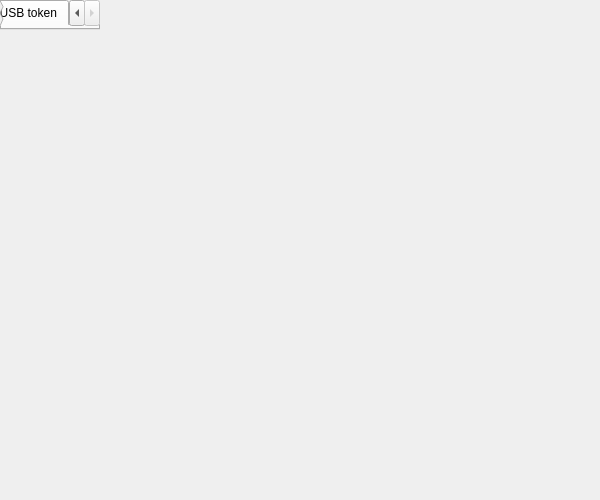
<?xml version="1.0" encoding="UTF-8"?>
<ui version="4.0">
 <class>MainWindow</class>
 <widget class="QMainWindow" name="MainWindow">
  <property name="geometry">
   <rect>
    <x>0</x>
    <y>0</y>
    <width>600</width>
    <height>500</height>
   </rect>
  </property>
  <property name="minimumSize">
   <size>
    <width>600</width>
    <height>500</height>
   </size>
  </property>
  <property name="maximumSize">
   <size>
    <width>600</width>
    <height>500</height>
   </size>
  </property>
  <property name="windowTitle">
   <string>Viettel - CA Customer Information Tool v1.0</string>
  </property>
  <widget class="QTabWidget" name="tabWidget">
   <property name="currentIndex">
    <number>1</number>
   </property>
   <widget class="QWidget" name="tab_CreateRequestOpenToken">
    <attribute name="title">
     <string>Tạo yêu cầu mở khóa trên USB token</string>
    </attribute>
    <widget class="QLabel" name="label_CreateRequest">
     <property name="geometry">
      <rect>
       <x>170</x>
       <y>70</y>
       <width>301</width>
       <height>20</height>
      </rect>
     </property>
     <property name="text">
      <string>&lt;html&gt;&lt;head/&gt;&lt;body&gt;&lt;p&gt;&lt;span style=&quot; font-size:12pt; font-weight:600; color:#00918c;&quot;&gt;Tạo Yêu Cầu Mở Khóa USB Token &lt;/span&gt;&lt;/p&gt;&lt;/body&gt;&lt;/html&gt;</string>
     </property>
    </widget>
    <widget class="QLineEdit" name="lineEdit_SerialNumber">
     <property name="geometry">
      <rect>
       <x>250</x>
       <y>140</y>
       <width>291</width>
       <height>22</height>
      </rect>
     </property>
    </widget>
    <widget class="QLabel" name="label_SerialNumberUSB">
     <property name="geometry">
      <rect>
       <x>100</x>
       <y>140</y>
       <width>121</width>
       <height>20</height>
      </rect>
     </property>
     <property name="text">
      <string>&lt;html&gt;&lt;head/&gt;&lt;body&gt;&lt;p align=&quot;right&quot;&gt;Serial Number USB&lt;/p&gt;&lt;/body&gt;&lt;/html&gt;</string>
     </property>
    </widget>
    <widget class="QLabel" name="label_HaveSNU">
     <property name="geometry">
      <rect>
       <x>230</x>
       <y>140</y>
       <width>16</width>
       <height>16</height>
      </rect>
     </property>
     <property name="text">
      <string>&lt;html&gt;&lt;head/&gt;&lt;body&gt;&lt;p&gt;&lt;span style=&quot; font-weight:600; color:#ff0000;&quot;&gt;*&lt;/span&gt;&lt;/p&gt;&lt;/body&gt;&lt;/html&gt;</string>
     </property>
    </widget>
    <widget class="QLabel" name="label_HaveType">
     <property name="geometry">
      <rect>
       <x>230</x>
       <y>180</y>
       <width>16</width>
       <height>16</height>
      </rect>
     </property>
     <property name="text">
      <string>&lt;html&gt;&lt;head/&gt;&lt;body&gt;&lt;p&gt;&lt;span style=&quot; font-weight:600; color:#ff0000;&quot;&gt;*&lt;/span&gt;&lt;/p&gt;&lt;/body&gt;&lt;/html&gt;</string>
     </property>
    </widget>
    <widget class="QLabel" name="label_CustomerType">
     <property name="geometry">
      <rect>
       <x>150</x>
       <y>180</y>
       <width>71</width>
       <height>20</height>
      </rect>
     </property>
     <property name="text">
      <string>&lt;html&gt;&lt;head/&gt;&lt;body&gt;&lt;p align=&quot;right&quot;&gt;Đối Tượng&lt;/p&gt;&lt;/body&gt;&lt;/html&gt;</string>
     </property>
    </widget>
    <widget class="QRadioButton" name="radioButton_Personal">
     <property name="geometry">
      <rect>
       <x>360</x>
       <y>180</y>
       <width>100</width>
       <height>20</height>
      </rect>
     </property>
     <property name="layoutDirection">
      <enum>Qt::LeftToRight</enum>
     </property>
     <property name="text">
      <string>Cá Nhân</string>
     </property>
    </widget>
    <widget class="QRadioButton" name="radioButton_Organ">
     <property name="geometry">
      <rect>
       <x>250</x>
       <y>180</y>
       <width>100</width>
       <height>20</height>
      </rect>
     </property>
     <property name="layoutDirection">
      <enum>Qt::LeftToRight</enum>
     </property>
     <property name="text">
      <string>Tổ Chức</string>
     </property>
    </widget>
    <widget class="QLabel" name="label_HavePTaxNumber">
     <property name="geometry">
      <rect>
       <x>230</x>
       <y>220</y>
       <width>16</width>
       <height>16</height>
      </rect>
     </property>
     <property name="text">
      <string>&lt;html&gt;&lt;head/&gt;&lt;body&gt;&lt;p&gt;&lt;span style=&quot; font-weight:600; color:#ff0000;&quot;&gt;*&lt;/span&gt;&lt;/p&gt;&lt;/body&gt;&lt;/html&gt;</string>
     </property>
    </widget>
    <widget class="QLabel" name="label_PTaxNumber">
     <property name="geometry">
      <rect>
       <x>150</x>
       <y>220</y>
       <width>71</width>
       <height>20</height>
      </rect>
     </property>
     <property name="text">
      <string>Mã Số Thuế</string>
     </property>
    </widget>
    <widget class="QLineEdit" name="lineEdit_PTaxNumber">
     <property name="geometry">
      <rect>
       <x>250</x>
       <y>220</y>
       <width>291</width>
       <height>22</height>
      </rect>
     </property>
    </widget>
    <widget class="QGraphicsView" name="graphicsView_Capchar">
     <property name="geometry">
      <rect>
       <x>250</x>
       <y>260</y>
       <width>220</width>
       <height>50</height>
      </rect>
     </property>
     <property name="minimumSize">
      <size>
       <width>220</width>
       <height>50</height>
      </size>
     </property>
     <property name="maximumSize">
      <size>
       <width>220</width>
       <height>50</height>
      </size>
     </property>
     <property name="baseSize">
      <size>
       <width>200</width>
       <height>50</height>
      </size>
     </property>
    </widget>
    <widget class="QPushButton" name="pushButton_ResetCapchar">
     <property name="geometry">
      <rect>
       <x>480</x>
       <y>260</y>
       <width>51</width>
       <height>51</height>
      </rect>
     </property>
     <property name="text">
      <string/>
     </property>
     <property name="icon">
      <iconset>
       <normalon>:/images/refresh_grey_36x36.png</normalon>
      </iconset>
     </property>
     <property name="iconSize">
      <size>
       <width>36</width>
       <height>36</height>
      </size>
     </property>
     <property name="flat">
      <bool>true</bool>
     </property>
    </widget>
    <widget class="QLineEdit" name="lineEdit_Capchar">
     <property name="geometry">
      <rect>
       <x>250</x>
       <y>330</y>
       <width>291</width>
       <height>22</height>
      </rect>
     </property>
    </widget>
    <widget class="QLabel" name="label_Capchar">
     <property name="geometry">
      <rect>
       <x>150</x>
       <y>330</y>
       <width>71</width>
       <height>20</height>
      </rect>
     </property>
     <property name="text">
      <string>Mã Capchar</string>
     </property>
    </widget>
    <widget class="QLabel" name="label_HaveCapchar">
     <property name="geometry">
      <rect>
       <x>230</x>
       <y>330</y>
       <width>16</width>
       <height>16</height>
      </rect>
     </property>
     <property name="text">
      <string>&lt;html&gt;&lt;head/&gt;&lt;body&gt;&lt;p&gt;&lt;span style=&quot; font-weight:600; color:#ff0000;&quot;&gt;*&lt;/span&gt;&lt;/p&gt;&lt;/body&gt;&lt;/html&gt;</string>
     </property>
    </widget>
    <widget class="QPushButton" name="pushButton_Create">
     <property name="geometry">
      <rect>
       <x>240</x>
       <y>380</y>
       <width>141</width>
       <height>31</height>
      </rect>
     </property>
     <property name="palette">
      <palette>
       <active>
        <colorrole role="WindowText">
         <brush brushstyle="SolidPattern">
          <color alpha="255">
           <red>255</red>
           <green>255</green>
           <blue>255</blue>
          </color>
         </brush>
        </colorrole>
        <colorrole role="Button">
         <brush brushstyle="SolidPattern">
          <color alpha="255">
           <red>0</red>
           <green>145</green>
           <blue>140</blue>
          </color>
         </brush>
        </colorrole>
        <colorrole role="Text">
         <brush brushstyle="SolidPattern">
          <color alpha="255">
           <red>255</red>
           <green>255</green>
           <blue>255</blue>
          </color>
         </brush>
        </colorrole>
        <colorrole role="ButtonText">
         <brush brushstyle="SolidPattern">
          <color alpha="255">
           <red>255</red>
           <green>255</green>
           <blue>255</blue>
          </color>
         </brush>
        </colorrole>
       </active>
       <inactive>
        <colorrole role="WindowText">
         <brush brushstyle="SolidPattern">
          <color alpha="255">
           <red>255</red>
           <green>255</green>
           <blue>255</blue>
          </color>
         </brush>
        </colorrole>
        <colorrole role="Button">
         <brush brushstyle="SolidPattern">
          <color alpha="255">
           <red>0</red>
           <green>145</green>
           <blue>140</blue>
          </color>
         </brush>
        </colorrole>
        <colorrole role="Text">
         <brush brushstyle="SolidPattern">
          <color alpha="255">
           <red>255</red>
           <green>255</green>
           <blue>255</blue>
          </color>
         </brush>
        </colorrole>
        <colorrole role="ButtonText">
         <brush brushstyle="SolidPattern">
          <color alpha="255">
           <red>255</red>
           <green>255</green>
           <blue>255</blue>
          </color>
         </brush>
        </colorrole>
       </inactive>
       <disabled>
        <colorrole role="WindowText">
         <brush brushstyle="SolidPattern">
          <color alpha="255">
           <red>190</red>
           <green>190</green>
           <blue>190</blue>
          </color>
         </brush>
        </colorrole>
        <colorrole role="Button">
         <brush brushstyle="SolidPattern">
          <color alpha="255">
           <red>0</red>
           <green>145</green>
           <blue>140</blue>
          </color>
         </brush>
        </colorrole>
        <colorrole role="Text">
         <brush brushstyle="SolidPattern">
          <color alpha="255">
           <red>190</red>
           <green>190</green>
           <blue>190</blue>
          </color>
         </brush>
        </colorrole>
        <colorrole role="ButtonText">
         <brush brushstyle="SolidPattern">
          <color alpha="255">
           <red>190</red>
           <green>190</green>
           <blue>190</blue>
          </color>
         </brush>
        </colorrole>
       </disabled>
      </palette>
     </property>
     <property name="focusPolicy">
      <enum>Qt::StrongFocus</enum>
     </property>
     <property name="text">
      <string>Tạo Yêu Cầu</string>
     </property>
    </widget>
   </widget>
   <widget class="QWidget" name="tab_OpenToken">
    <attribute name="title">
     <string>Mở khóa USB token</string>
    </attribute>
    <widget class="QLabel" name="label_HaveSNU_Open">
     <property name="geometry">
      <rect>
       <x>230</x>
       <y>130</y>
       <width>16</width>
       <height>16</height>
      </rect>
     </property>
     <property name="text">
      <string>&lt;html&gt;&lt;head/&gt;&lt;body&gt;&lt;p&gt;&lt;span style=&quot; font-weight:600; color:#ff0000;&quot;&gt;*&lt;/span&gt;&lt;/p&gt;&lt;/body&gt;&lt;/html&gt;</string>
     </property>
    </widget>
    <widget class="QLabel" name="label_CustomerType_Open">
     <property name="geometry">
      <rect>
       <x>150</x>
       <y>170</y>
       <width>71</width>
       <height>20</height>
      </rect>
     </property>
     <property name="text">
      <string>&lt;html&gt;&lt;head/&gt;&lt;body&gt;&lt;p align=&quot;right&quot;&gt;Đối Tượng&lt;/p&gt;&lt;/body&gt;&lt;/html&gt;</string>
     </property>
    </widget>
    <widget class="QLabel" name="label_HaveType_3">
     <property name="geometry">
      <rect>
       <x>230</x>
       <y>170</y>
       <width>16</width>
       <height>16</height>
      </rect>
     </property>
     <property name="text">
      <string>&lt;html&gt;&lt;head/&gt;&lt;body&gt;&lt;p&gt;&lt;span style=&quot; font-weight:600; color:#ff0000;&quot;&gt;*&lt;/span&gt;&lt;/p&gt;&lt;/body&gt;&lt;/html&gt;</string>
     </property>
    </widget>
    <widget class="QLabel" name="label_OpenUSBToken">
     <property name="geometry">
      <rect>
       <x>220</x>
       <y>60</y>
       <width>181</width>
       <height>20</height>
      </rect>
     </property>
     <property name="text">
      <string>&lt;html&gt;&lt;head/&gt;&lt;body&gt;&lt;p&gt;&lt;span style=&quot; font-size:12pt; font-weight:600; color:#00918c;&quot;&gt;Mở Khóa USB Token &lt;/span&gt;&lt;/p&gt;&lt;/body&gt;&lt;/html&gt;</string>
     </property>
    </widget>
    <widget class="QLineEdit" name="lineEdit_PTaxNumber_Open">
     <property name="geometry">
      <rect>
       <x>250</x>
       <y>210</y>
       <width>291</width>
       <height>22</height>
      </rect>
     </property>
    </widget>
    <widget class="QLineEdit" name="lineEdit_SerialNumber_Open">
     <property name="geometry">
      <rect>
       <x>250</x>
       <y>130</y>
       <width>291</width>
       <height>22</height>
      </rect>
     </property>
    </widget>
    <widget class="QRadioButton" name="radioButton_Personal_Open">
     <property name="geometry">
      <rect>
       <x>360</x>
       <y>170</y>
       <width>100</width>
       <height>20</height>
      </rect>
     </property>
     <property name="layoutDirection">
      <enum>Qt::LeftToRight</enum>
     </property>
     <property name="text">
      <string>Cá Nhân</string>
     </property>
    </widget>
    <widget class="QRadioButton" name="radioButton_Organ_Open">
     <property name="geometry">
      <rect>
       <x>250</x>
       <y>170</y>
       <width>100</width>
       <height>20</height>
      </rect>
     </property>
     <property name="layoutDirection">
      <enum>Qt::LeftToRight</enum>
     </property>
     <property name="text">
      <string>Tổ Chức</string>
     </property>
    </widget>
    <widget class="QLabel" name="label_SerialNumberUSB_Open">
     <property name="geometry">
      <rect>
       <x>100</x>
       <y>130</y>
       <width>121</width>
       <height>20</height>
      </rect>
     </property>
     <property name="text">
      <string>&lt;html&gt;&lt;head/&gt;&lt;body&gt;&lt;p align=&quot;right&quot;&gt;Serial Number USB&lt;/p&gt;&lt;/body&gt;&lt;/html&gt;</string>
     </property>
    </widget>
    <widget class="QPushButton" name="pushButton_Unlock">
     <property name="geometry">
      <rect>
       <x>260</x>
       <y>350</y>
       <width>101</width>
       <height>31</height>
      </rect>
     </property>
     <property name="palette">
      <palette>
       <active>
        <colorrole role="WindowText">
         <brush brushstyle="SolidPattern">
          <color alpha="255">
           <red>255</red>
           <green>255</green>
           <blue>255</blue>
          </color>
         </brush>
        </colorrole>
        <colorrole role="Button">
         <brush brushstyle="SolidPattern">
          <color alpha="255">
           <red>0</red>
           <green>145</green>
           <blue>140</blue>
          </color>
         </brush>
        </colorrole>
        <colorrole role="Text">
         <brush brushstyle="SolidPattern">
          <color alpha="255">
           <red>255</red>
           <green>255</green>
           <blue>255</blue>
          </color>
         </brush>
        </colorrole>
        <colorrole role="ButtonText">
         <brush brushstyle="SolidPattern">
          <color alpha="255">
           <red>255</red>
           <green>255</green>
           <blue>255</blue>
          </color>
         </brush>
        </colorrole>
       </active>
       <inactive>
        <colorrole role="WindowText">
         <brush brushstyle="SolidPattern">
          <color alpha="255">
           <red>255</red>
           <green>255</green>
           <blue>255</blue>
          </color>
         </brush>
        </colorrole>
        <colorrole role="Button">
         <brush brushstyle="SolidPattern">
          <color alpha="255">
           <red>0</red>
           <green>145</green>
           <blue>140</blue>
          </color>
         </brush>
        </colorrole>
        <colorrole role="Text">
         <brush brushstyle="SolidPattern">
          <color alpha="255">
           <red>255</red>
           <green>255</green>
           <blue>255</blue>
          </color>
         </brush>
        </colorrole>
        <colorrole role="ButtonText">
         <brush brushstyle="SolidPattern">
          <color alpha="255">
           <red>255</red>
           <green>255</green>
           <blue>255</blue>
          </color>
         </brush>
        </colorrole>
       </inactive>
       <disabled>
        <colorrole role="WindowText">
         <brush brushstyle="SolidPattern">
          <color alpha="255">
           <red>190</red>
           <green>190</green>
           <blue>190</blue>
          </color>
         </brush>
        </colorrole>
        <colorrole role="Button">
         <brush brushstyle="SolidPattern">
          <color alpha="255">
           <red>0</red>
           <green>145</green>
           <blue>140</blue>
          </color>
         </brush>
        </colorrole>
        <colorrole role="Text">
         <brush brushstyle="SolidPattern">
          <color alpha="255">
           <red>190</red>
           <green>190</green>
           <blue>190</blue>
          </color>
         </brush>
        </colorrole>
        <colorrole role="ButtonText">
         <brush brushstyle="SolidPattern">
          <color alpha="255">
           <red>190</red>
           <green>190</green>
           <blue>190</blue>
          </color>
         </brush>
        </colorrole>
       </disabled>
      </palette>
     </property>
     <property name="focusPolicy">
      <enum>Qt::StrongFocus</enum>
     </property>
     <property name="text">
      <string>Mở Khóa</string>
     </property>
    </widget>
    <widget class="QLabel" name="label_HaveUnlockCode">
     <property name="geometry">
      <rect>
       <x>230</x>
       <y>260</y>
       <width>16</width>
       <height>16</height>
      </rect>
     </property>
     <property name="text">
      <string>&lt;html&gt;&lt;head/&gt;&lt;body&gt;&lt;p&gt;&lt;span style=&quot; font-weight:600; color:#ff0000;&quot;&gt;*&lt;/span&gt;&lt;/p&gt;&lt;/body&gt;&lt;/html&gt;</string>
     </property>
    </widget>
    <widget class="QLineEdit" name="lineEdit_UnlockCode">
     <property name="geometry">
      <rect>
       <x>250</x>
       <y>260</y>
       <width>291</width>
       <height>22</height>
      </rect>
     </property>
    </widget>
    <widget class="QLabel" name="label_PTaxNumber_Open">
     <property name="geometry">
      <rect>
       <x>150</x>
       <y>210</y>
       <width>71</width>
       <height>20</height>
      </rect>
     </property>
     <property name="text">
      <string>Mã Số Thuế</string>
     </property>
    </widget>
    <widget class="QLabel" name="label_UnlockCode">
     <property name="geometry">
      <rect>
       <x>150</x>
       <y>260</y>
       <width>81</width>
       <height>20</height>
      </rect>
     </property>
     <property name="text">
      <string>Mã Mở Khóa</string>
     </property>
    </widget>
    <widget class="QLabel" name="label_HavePTaxNumber_Open">
     <property name="geometry">
      <rect>
       <x>230</x>
       <y>210</y>
       <width>16</width>
       <height>16</height>
      </rect>
     </property>
     <property name="text">
      <string>&lt;html&gt;&lt;head/&gt;&lt;body&gt;&lt;p&gt;&lt;span style=&quot; font-weight:600; color:#ff0000;&quot;&gt;*&lt;/span&gt;&lt;/p&gt;&lt;/body&gt;&lt;/html&gt;</string>
     </property>
    </widget>
   </widget>
  </widget>
 </widget>
 <resources/>
 <connections/>
</ui>
